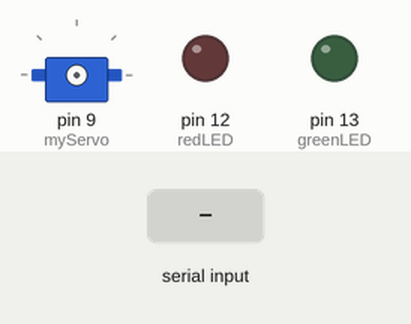
The sketch below on a simulated Arduino Uno, built with avr-gcc and run on an emulated ATmega328P. Shown: servo, output pins drawn as LEDs (lit = HIGH). The inputs (shaded band) are chosen by the test bench.

Above: at 1.2 s.
1.3 s: "1" received over Serial
At 2.5 s:
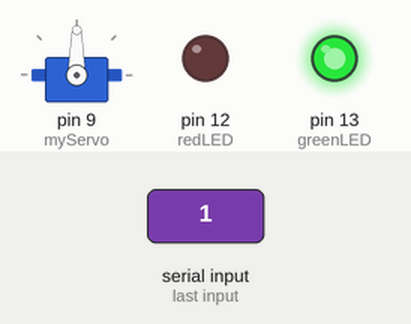
2.8 s: "2" received over Serial
At 3.8 s:
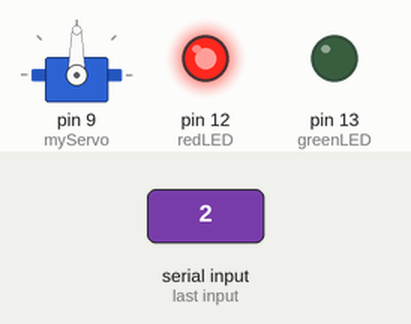
4.3 s: "0" received over Serial
At 5.0 s:
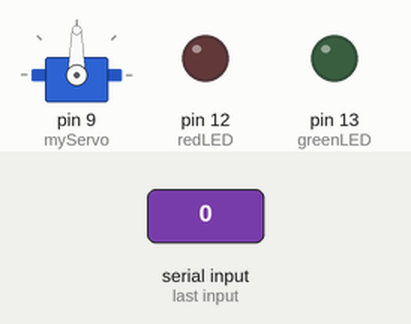
Timing chart, 0 to 7.3 s (numbered marks = the images above; inputs shaded):
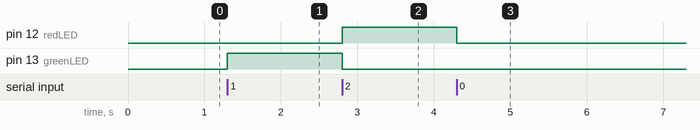

The sketch:

led_control.ino
```cpp
#include <Servo.h>

const int greenLED = 13;
const int redLED = 12;
Servo myServo;

bool servoAttached = false;

void setup() {
  pinMode(greenLED, OUTPUT);
  pinMode(redLED, OUTPUT);
  Serial.begin(9600);
}

void loop() {
  if (Serial.available() > 0) {
    char command = Serial.read();

    if (command == '1') {
      // Known face
      digitalWrite(greenLED, HIGH);
      digitalWrite(redLED, LOW);

      if (!servoAttached) {
        myServo.attach(9);  // Attach only when needed
        servoAttached = true;
      }
      myServo.write(90); // Rotate to 90°
    }
    else {
      // Unknown face or no face
      digitalWrite(greenLED, LOW);
      digitalWrite(redLED, command == '2' ? HIGH : LOW);

      if (servoAttached) {
        myServo.detach();  // Detach to stop holding torque
        servoAttached = false;
      }
    }
  }
}
```

Measured:
- after the input at 1.3 s, pin 13 (greenLED): LOW → HIGH at once
- after the input at 2.8 s, pin 12 (redLED): LOW → HIGH at once; pin 13 (greenLED): HIGH → LOW at once
- after the input at 4.3 s, pin 12 (redLED): HIGH → LOW at once
